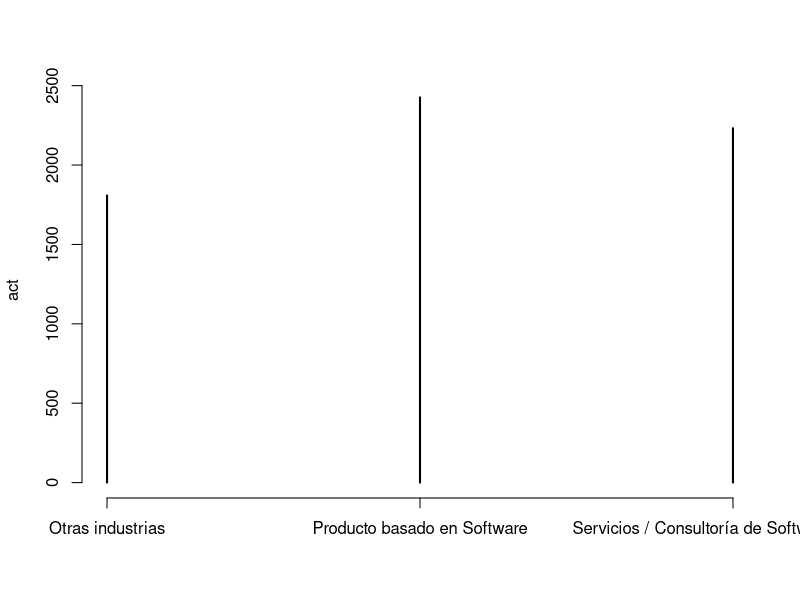
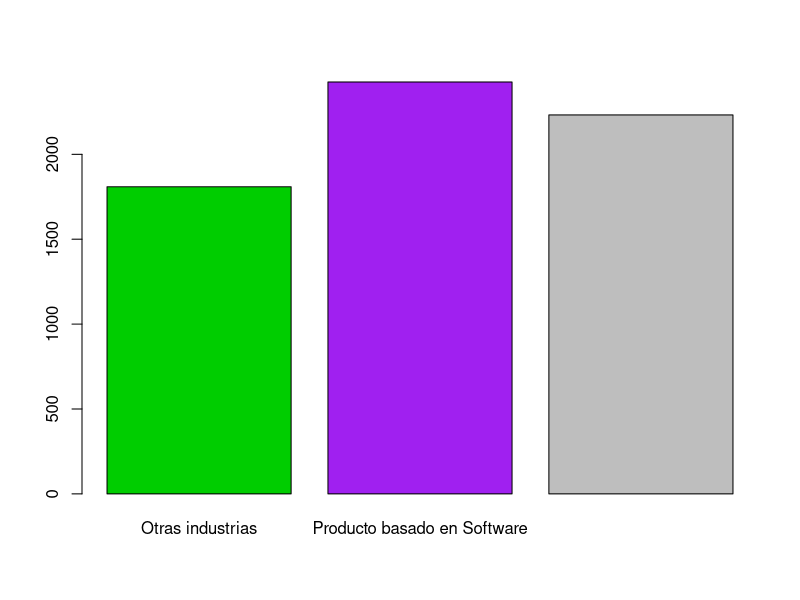
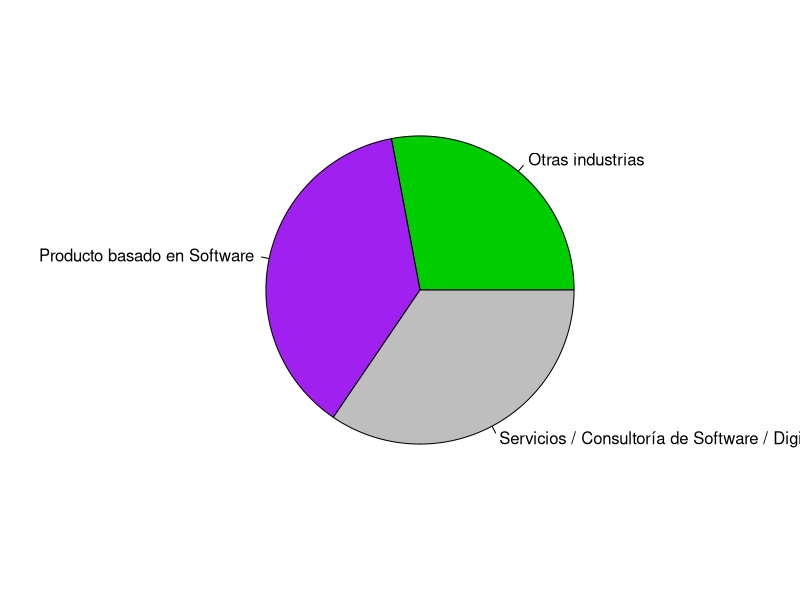
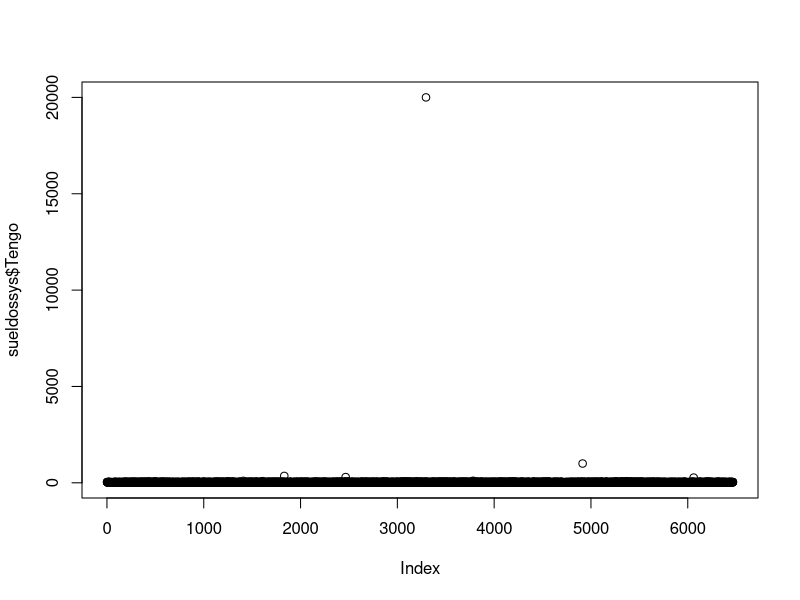
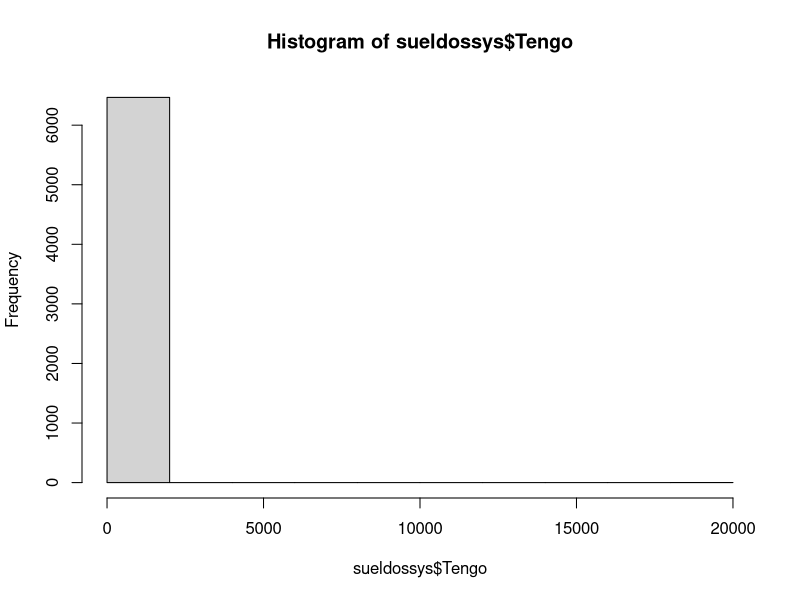
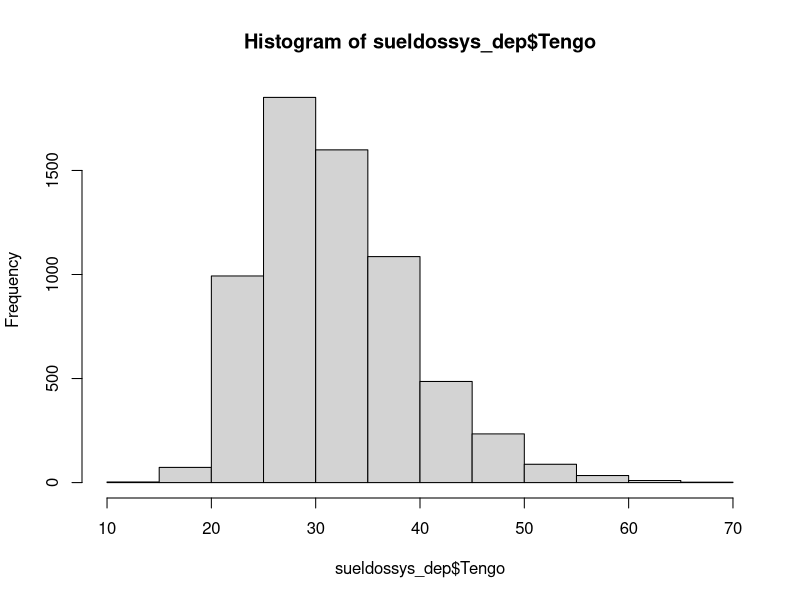
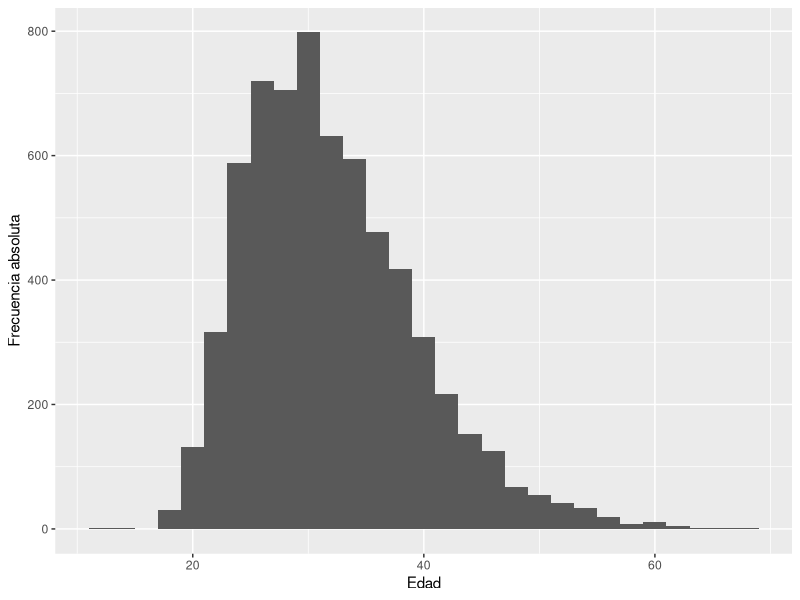
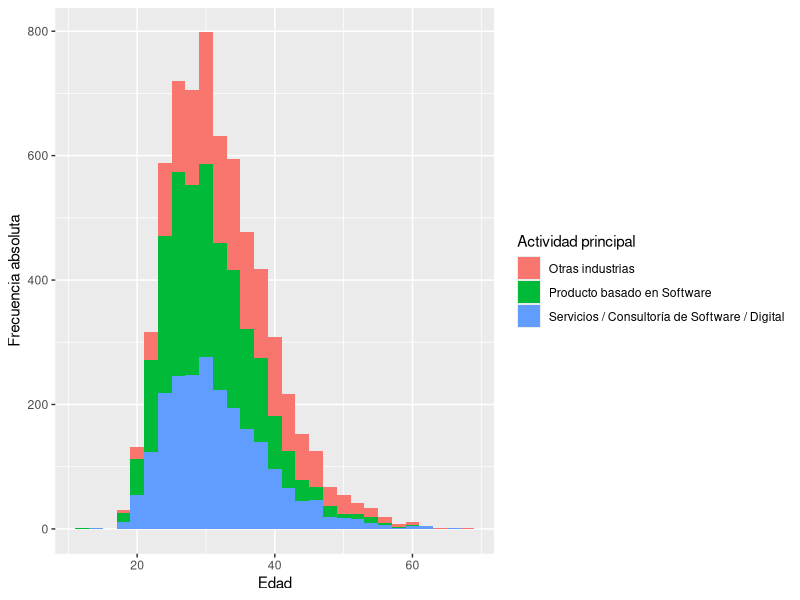

Write the R code that produced these figures, in order.
#Encuesta de trabajadores en la industria de software 
#Desde 2014 sysarmy lleva a cabo las Encuestas de Sueldos en la región, 
#abarcando a Argentina y el resto de Latinoamérica. 
#Trabajaremos sobre los datos de los salarios argentinos

##Objetivo:
#Introducir R vía RStudio indentificar tipos de variables. Generar tablas y medidas  resumenes y gráficos descriptivos 


#leer tabla de datos
#setwd("C:/Users/franc/Dropbox/Franca/UCAsueldossys")

#librerias
#install.packages("readxl")

library(readxl)

sueldossys <- read_excel("datos/sys2021.xlsx")

View(sueldossys)

#Población, n de la muestra
dim(sueldossys)

#Primer variable Actividad principal
class(sueldossys$`Actividad principal`)

act <- table(sueldossys$`Actividad principal`)

plot(act)

colors <- c("green3", "purple", "grey") 

barplot(act, col=colors )

pie(act, col = colors)

#Segunda variable edad 

class(sueldossys$Tengo)

sueldossys$Tengo <- as.integer(sueldossys$Tengo)

summary(sueldossys$Tengo)

plot(sueldossys$Tengo)

hist(sueldossys$Tengo)

which(sueldossys$Tengo>80)

##depuracion 

library(tidyverse)

sueldossys_dep <- sueldossys %>% filter(Tengo < 80)

hist(sueldossys_dep$Tengo)

sueldossys_dep %>%
  group_by(`Actividad principal`) %>%
  summarise(edad_promedio = mean(Tengo), 
            sd = sd(Tengo),
            cv = sd(Tengo)/mean(Tengo)*100,
            n=n())

#library(ggplot2)

ggplot(data=sueldossys_dep, aes(Tengo)) +
  geom_histogram(binwidth = 2) +
  ylab("Frecuencia absoluta") +
  xlab("Edad")

ggplot(sueldossys_dep, aes(Tengo, fill=`Actividad principal`)) +
  geom_histogram(binwidth = 2)+
  ylab("Frecuencia absoluta")+
  xlab("Edad")

ggplot(sueldossys_dep, aes(`Actividad principal`,Tengo, color=`Actividad principal`))+
  geom_boxplot()+
  ylab("Edad")+
  xlab("Actividad")


ggplot(sueldossys_dep, aes(`Actividad principal`, fill=`Actividad principal`))+
  geom_bar()+
  ylab("Frecuencia absoluta")+
  xlab("Actividad")

##Lugar de trabajo
provincias <- as.data.frame(table(sueldossys$`Dónde estás trabajando`))

colnames(provincias) <- c("Provincia", "Frec abs")

ggplot(sueldossys_dep, aes(x=`Dónde estás trabajando`, fill=`Dónde estás trabajando`))+
  geom_bar()+
  ylab("Frecuencia absoluta")+
  xlab("Provincia")

##sueldos
summary(sueldossys$`Salario mensual o retiro NETO (en tu moneda local)`)

hist(sueldossys$`Salario mensual o retiro NETO (en tu moneda local)`)

salario_neto <- sueldossys %>% 
  filter(`Salario mensual o retiro NETO (en tu moneda local)` < 500000) %>% 
  select(c(`Salario mensual o retiro NETO (en tu moneda local)`,`Pagos en dólares`)) %>%
  rename(neto =`Salario mensual o retiro NETO (en tu moneda local)`)

salario_neto %>%
  group_by(`Pagos en dólares`) %>% 
  summarise(`neto media`= mean(neto), 
            sd = sd(neto), 
            cv = sd(neto)/mean(neto)*100,
            n = n())  

ggplot(salario_neto, aes(neto, fill=`Pagos en dólares`))+
  geom_histogram(binwidth = 10000)+
  ylab("Frecuencia absoluta")+
  xlab("Salario bruto mensual")


ggplot(salario_neto, aes(`Pagos en dólares`,neto, color=`Pagos en dólares`))+
  geom_boxplot()+
  ylab("salario neto")+
  xlab("Tipo de cobro")

## función de distribución acumulada  

salario_neto <-  salario_neto %>% 
  mutate(dolarizado=recode(`Pagos en dólares`,.missing="No", .default="Si")) %>% 
  filter(neto>10000)

table(salario_neto$dolarizado)

ggplot(salario_neto, aes(neto, fill=dolarizado, col=dolarizado))+
  geom_histogram() +
  ylab("Frecuencia")+
  xlab("Salario neto mensual")

## summary

salario_neto %>% group_by(dolarizado) %>% 
  summarise(neto_medio = mean(neto),
            neto_DE = sd(neto),
            neto_CV= sd(neto)/mean(neto)*100,
            neto_P50=median(neto),
            Q1_P25=quantile(neto, probs=0.25),
            Q3_P75=quantile(neto, probs=0.75),
            n=n())


ggplot(salario_neto, aes(neto, fill=`dolarizado`, col=`dolarizado`))+
  geom_step(stat="ecdf") +
  ylab("Frecuencia acumulada")+
  xlab("Salario neto mensual")


ggplot(salario_neto, aes(dolarizado,neto, fill=dolarizado))+
  geom_boxplot() +
  ylab("Frecuencia")+
  xlab("Salario neto mensual")

# Para que categoría son más variables los sueldos?

# Que probabilidad existe de que una persona que trabaja en la industria del software 
# cobre un sueldo de alguna manera dolarizado?

salario_neto %>% count(dolarizado)

# y que cobre más de 100.000 pesos?

salario_neto %>% count(neto>100000)

# y que cobre más de  100.000 pesos DADO que tiene el sueldo dolarizado

salario_neto %>% group_by(dolarizado) %>% count(neto>100000)

# y que cobre más de  100.000 pesos DADO que NO tiene el sueldo dolarizado

# A trabajar un rato solitos un rato!!! 40 min 

# Consignas

# Caracterizar el salario neto segun la variable Me identifico, 
# Intentar responder si existe brecha salarial

# calcular la probabilidad de que una persona que trabaja en la industria del software en argentina sea Mujer Cis

#Ayudita depurando

salario_neto_gen <- sueldossys %>%
  rename(neto =`Salario mensual o retiro NETO (en tu moneda local)`) %>%
  filter(neto< 500000 & neto>10000) %>%
  select(c(neto,`Me identifico`)) %>%
  mutate(genero = fct_lump(`Me identifico`, n = 2, other_level = "Otre"))


